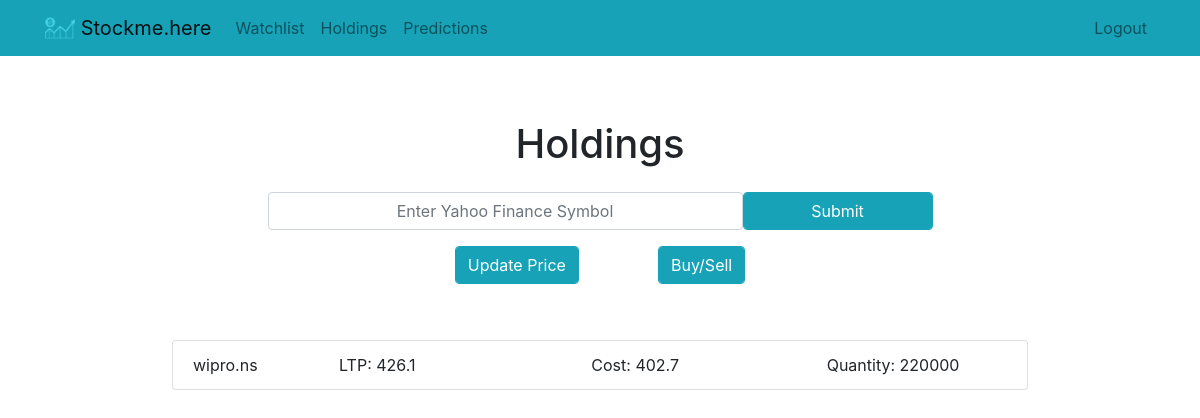
Page /holdings/ (signed in) on the committed database.
### home/models.py (models this page shows, shortened)
class DataModel(Model):
    symbol = models.CharField(max_length = 50)
    qty = models.IntegerField(max_length=10, default=0)
    avgCost = models.FloatField(max_length=10, default=0)
    price = models.FloatField(max_length=10, default=0)
    created = models.DateTimeField(auto_now_add=True)
    user = models.ForeignKey(User, on_delete = models.CASCADE)
    class Meta:
        db_table = "datamodel_table"

### home/views.py (the view)
# urls.py: path('holdings/', views.holdings, name="holdings"),
def holdings(request):
    holding_stock = DataModel.objects.filter(user=request.user, qty__gt=0)
    return render(request, "home/holdings.html", {"error": "", "form": "", "holding_stock": holding_stock})

### home/templates/home/holdings.html (shortened to what this page needs)
{% extends "home/base.html" %}
{% block content %}
    <div class="row justify-content-center mt-5 text-center">
        <div class="col-md-10 p-3">
            <h1>Holdings</h1>
        </div>
    </div>
    <form method="post" class="row justify-content-center">
        <input class="form-control col-md-5 text-center" type="text" placeholder="Enter Yahoo Finance Symbol" name="symbol"/>
        <br class="form-control col-md-1" />
        <input type="submit" class="form-control col-md-2 btn btn-info" value="Submit" />
    </form>
    <div class="row justify-content-center mt-3 row">
        <div class="col-md-10">
        {% if holding_stock %}
            <div class="row justify-content-center">
            <form method="post" action="{% url 'update_stock_price' %}">
                <input type="submit" value="Update Price" class="form-control col btn-info"/>
            </form>
                <p class="col-1"></p>
            <form method="GET" action="{% url 'transaction' %}">
                <input type="submit" value="Buy/Sell" class="form-control col-12 btn-info"/>
            </form>
                </div>
            <br class="p-2">
            <div class="list-group form-group p-4 m-2">
                <ul class="list-group form-group text-center table">
                    {% for stock in holding_stock %}
                      <li class="list-group-item justify-content-center">
                          <div class="row">
                              <div class="col-1">
                                  {{ stock.symbol }}
                              </div>
                              <div class="col">
                                  LTP: {{ stock.price }}
                              </div>
                              <div class="col">
                                  Cost: {{ stock.avgCost }}
                              </div>
                              <div class="col">
                                  Quantity: {{ stock.qty }}
                              </div>
                          </div>
                      </li>
                    {% endfor %}
                </ul>
                <br>
            </div>
        {% else %}
            <div class="text-center p-5">
                <h2>Looks like you don't have any Stocks in Holdings!.</h2>
            </div>
        {% endif %}
        </div>
    </div>
{% endblock %}

### rows in the picture
DataModel: symbol "wipro.ns", price "426.1", avgCost "402.7", qty "220000"
